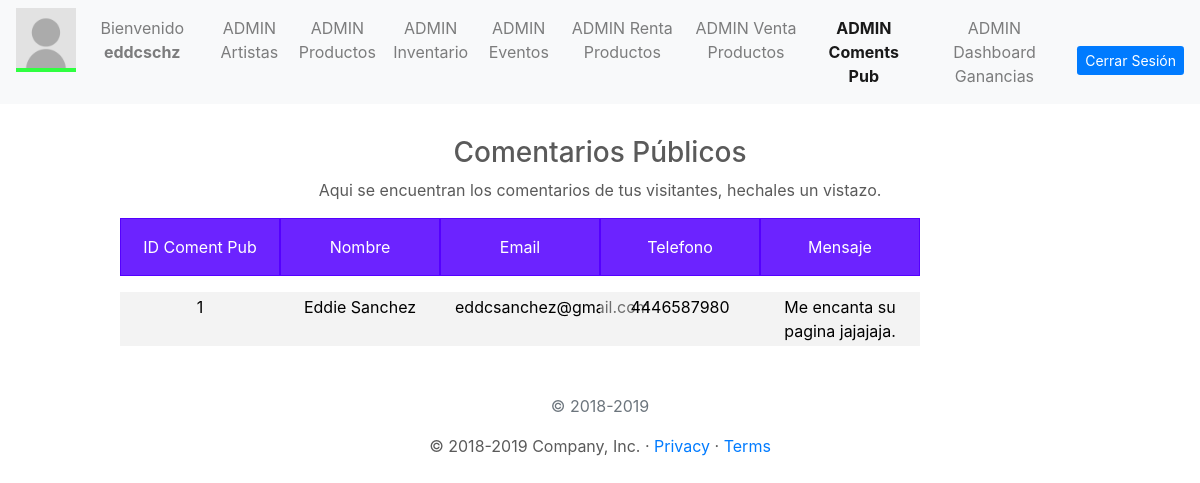
/UserAdmin/AdminComents.php (signed in), run on an earlier commit of the app's database.
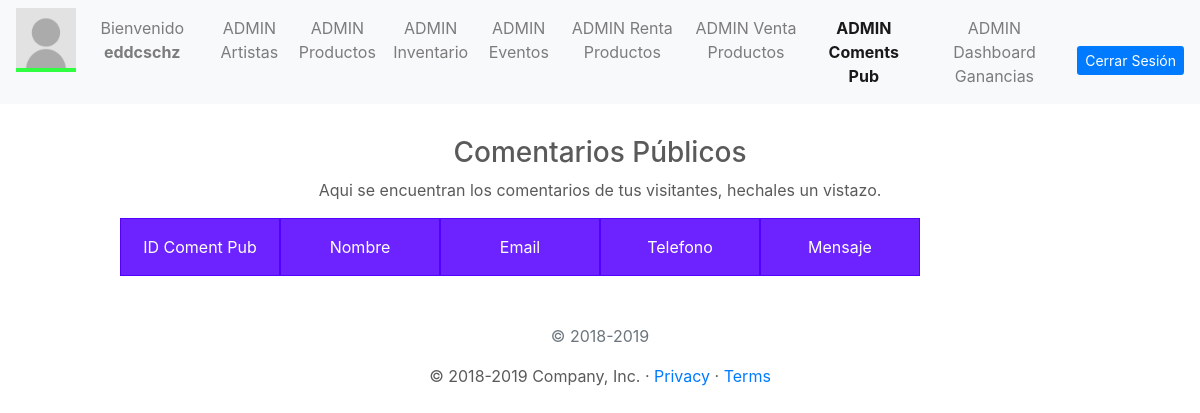
And on a later commit of the database.
### tables this page shows
CREATE TABLE `comentpub` (
  `idComentPub` int(11) NOT NULL,
  `nombre` varchar(200) NOT NULL,
  `email` varchar(100) NOT NULL,
  `telefono` varchar(15) NOT NULL,
  `mensaje` varchar(300) NOT NULL
);

### PHP/DBConexion.php (called while the page is built, shortened)
<?php
class User
{
    private $db;
    public function __construct($host, $port, $dbname, $dbuser, $password) {
        $dsn = "mysql:host=$host; dbname=$dbname;";
        try{
            $this->db = new PDO($dsn, $dbuser, $password);
            $this->db->setAttribute(PDO::ATTR_ERRMODE,PDO::ERRMODE_EXCEPTION);
        }
        catch(PDOException $ex)
        {
            echo 'Error en conexión con la conecion a la BD' . $ex.getMessage();
            die();
        }
    }
    public function consultComentsPub(){
        try {
            $sql = "SELECT * FROM `comentPub`";
            $coments = $this->db->prepare($sql);
            $coments->execute();
            $table = $coments;
            return $table;
        }
        catch (PDOException $ex) {
            echo "Error al obtener la tabla de comentarios publicos" . $ex->getMessage();
        }
    }
}

### PHP/ConsultComentsPub.php (called while the page is built)
<?php
include 'DBconexion.php';
$consult = new User("localhost", "", "dbcirculomusical", "root", "");
$consultCP = $consult->consultComentsPub();
?>

### UserAdmin/AdminComents.php (the view, shortened to what this page needs)
<?php
    include '../PHP/ConsultComentsPub.php';
?>
  <!doctype html>
  <html lang="en">
  <head>
    <link href="../bootstrap/dist/css/bootstrap.min.css" rel="stylesheet">
    <link href="adminStyle.css" rel="stylesheet">
    <link href="grid.css" rel="stylesheet">
  </head>
  <body class="text-center">
    <nav class="navbar navbar-expand-md navbar-light bg-light">
      <div class="collapse navbar-collapse" id="navbarCollapse">
        <ul class="navbar-nav mr-auto">
          <li>
            <img src="../resources/userImage.jpg">
          </li>
          <li class="nav-item">
            <p class="nav-link nameUser">
              <?php
                    echo "Bienvenido ". "<b>{$_SESSION['loginuser']}</b>";
                ?>
            </p>
          </li>
          <li class="nav-item">
            <a class="nav-link" href="../UserAdmin/AdminArtist.php">ADMIN Artistas</a>
          </li>
          <li class="nav-item ">
            <a class="nav-link" href="../UserAdmin/AdminProducts.php">ADMIN Productos</a>
          </li>
          <li class="nav-item ">
            <a class="nav-link" href="../UserAdmin/AdminInvent.php">ADMIN Inventario</a>
          </li>
          <li class="nav-item ">
            <a class="nav-link" href="../UserAdmin/AdminEvents.php">ADMIN Eventos</a>
          </li>
          <li class="nav-item ">
            <a class="nav-link" href="../UserAdmin/AdminRenta.php">ADMIN Renta Productos</a>
          </li>
          <li class="nav-item ">
            <a class="nav-link" href="../UserAdmin/AdminVenta.php">ADMIN Venta Productos</a>
          </li>
          <li class="nav-item active font-weight-bold">
            <a class="nav-link" href="../UserAdmin/AdminComents.php">ADMIN Coments Pub</a>
          </li>
          <li class="nav-item ">
            <a class="nav-link" href="../UserAdmin/AdminDashboard.php">ADMIN Dashboard Ganancias</a>
          </li>
        </ul>
        <a class="btn btn-sm  btn-primary btnLogin" href="../PHP/DBCloseConexion.php">Cerrar Sesión</a>
      </div>
    </nav>
    <div class="table-consult">
      <h3>Comentarios Públicos</h3>
      <p>Aqui se encuentran los comentarios de tus visitantes, hechales un vistazo.</p>
      <div class="row">
        <div class="col-2 headerTableA">ID Coment Pub</div>
        <div class="col-2 headerTableA">Nombre</div>
        <div class="col-2 headerTableA">Email</div>
        <div class="col-2 headerTableA">Telefono</div>
        <div class="col-2 headerTableA">Mensaje</div>
      </div>
      <?php
      while($cp = $consultCP->fetch(PDO::FETCH_ASSOC))
      {
        echo '<div class="row"> <div class="col-2">'.$cp['idComentPub'].'</div> <div class="col-2">'.$cp['nombre'].'</div> <div class="col-2">'.$cp['email'].'</div> <div class="col-2">'.$cp['telefono'].'</div> <div class="col-2">'.$cp['mensaje'].'</div> </div>';
      }
    ?>
        <p class="mt-5 mb-3 text-muted">&copy; 2018-2019</p>
    </div>
    <main role="main">
      <footer class="container">
        <p>&copy; 2018-2019 Company, Inc. &middot;
          <a href="#">Privacy</a> &middot;
          <a href="#">Terms</a>
        </p>
      </footer>
    </main>
  </body>
  </html>

What changed in the data, as far as the page shows it:
removed comentpub: idComentPub "1", nombre "Eddie Sanchez", email "eddcsanchez@gmail.com", telefono "4446587980", mensaje "Me encanta su pagina jajajaja."
